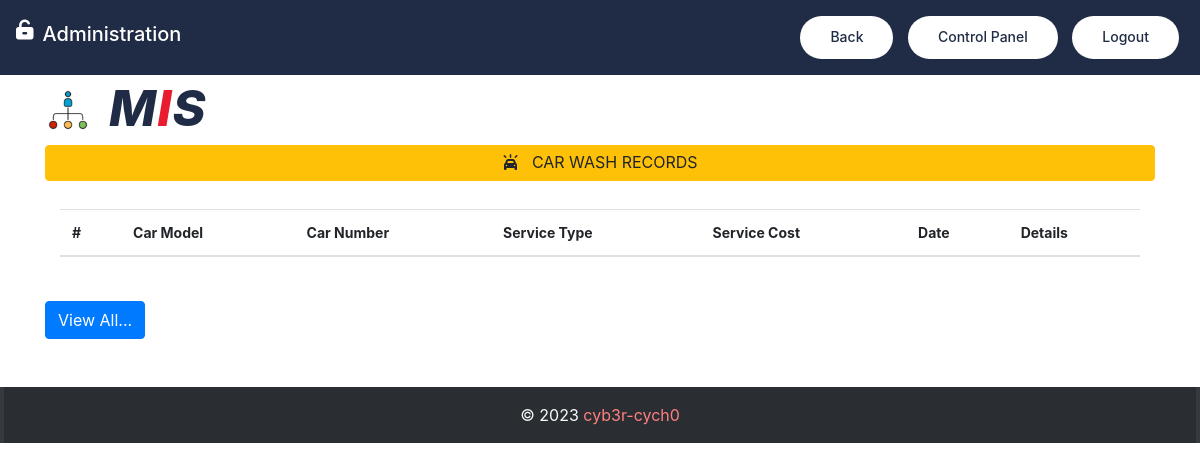
Page /view_more/ (signed in) on the earlier database version.
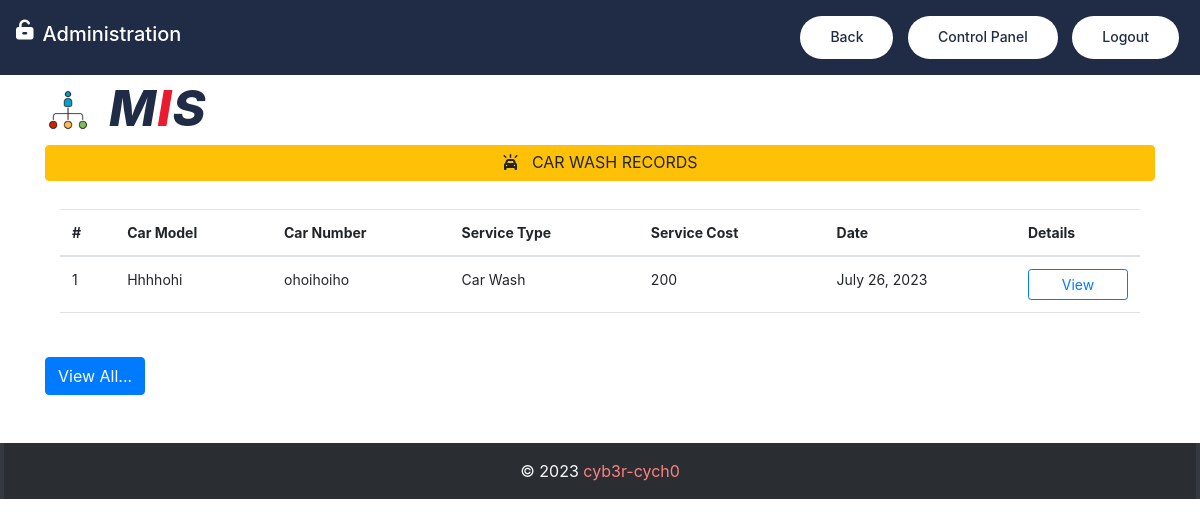
Same page on the later database version.
### carapp/models.py (models this page shows, shortened)
class Car(models.Model):
    SERVICE_CHOICES = [('Car Wash', 'Car Wash'), ('Car Service', 'Car Service')]
    ADDITIONAL_SERVICES = [('Polishing', 'Polishing'), ('Buffing', 'Buffing'), ('Engine Wash', 'Engine Wash'), ('Under Wash', 'Under Wash')]
    car_model = models.CharField(max_length=100)
    car_number = models.CharField(max_length=30)
    car_notes = models.TextField()
    car_description = models.CharField(max_length=100)
    car_owner_name = models.CharField(max_length=100)
    car_owner_number = models.IntegerField()
    service_type = models.CharField(choices=SERVICE_CHOICES, max_length=15, blank=True, default='Car Wash')
    submission_date = models.DateField(default=dateutil.utils.today())
    servicing = models.CharField(choices=ADDITIONAL_SERVICES, max_length=15, blank=True)
    servicing_cost = models.IntegerField(unique=False, null=True)

### carapp/views.py (the view)
# urls.py: path('view_more/', views.view_more, name='view_more'),
@login_required(login_url='login')
@cache_control(no_cache=True, must_revalidate=True, no_store=True)
def view_more(request):
    cars = Car.objects.all().order_by('-id')[:1]
    context = {
        'cars': cars,
    }
    return render(request, 'carwash/view_more.html', context)

### carapp/templates/carwash/view_more.html (shortened to what this page needs)
{% extends 'base.html' %}
{% load static %}
{% block nav-content %}
    <i class="fa-solid fa-unlock-keyhole ml-2 mb-3" style="color: #fff; font-size: 20px"></i>   &nbsp;&nbsp; <h2 style="color: #fff; font-size: 20px">Administration</h2>
{% endblock %}
{% block nav-btn %}
    <a class="btn btn-custom" id="btn-nav-view" href="{% url 'car_wash' %}">Back</a>
    <a class="btn btn-custom" id="btn-nav-back" href="{% url 'backend' %}">Control Panel</a>
    <a class="btn btn-custom" id="btn-nav" data-bs-toggle="modal" data-bs-target="#logout">Logout</a>
{% endblock %}
{% block topbar %}
<div class="top-bar mt-4 pt-5">
        <div class="container mt-5">
            <div class="row align-items-center">
                <div class="col-lg-4 col-md-12">
                    <div class="logo">
                        <img src="{% static 'img/icon.ico' %}" alt="Logo">
                        <h1><span>M</span>I<span>S</span></h1>
                    </div>
                </div>
            </div>
        </div>
    </div>
{% endblock %}
{% block footer %} style="color: #ff7f7f;" {% endblock %}
{% block content %}
<div class="container mb-5" style="width: 95%; font-size: 14px">
    <button class="btn btn-outline w-100 mt-1 pt-1 mb-1 no-pointer">
    </button>
    <button class="btn btn-warning w-100 mt-4 pt-1 mb-1 no-pointer">
        <i class="fa fa-car-on"></i>&nbsp;&nbsp; CAR WASH RECORDS
    </button>
    <div class="container">
        <div class="row my-4">
            <div class="col-md-12">
                <table class="table bg-white">
                    <thead class="bg-info">
                        <tr>
                            <th scope="col">#</th>
                            <th scope="col">Car Model</th>
                            <th scope="col">Car Number</th>
                            <th scope="col">Service Type</th>
                            <th scope="col">Service Cost</th>
                            <th scope="col">Date</th>
                            <th scope="col">Details</th>
                        </tr>
                    </thead>
                    <tbody>
                        {% for car in cars %}
                        <tr>
                            <td>{{ car.id }}</td>
                            <td>{{ car.car_model|capfirst }}</td>
                            <td>{{ car.car_number }}</td>
                            <td>{{ car.service_type }}</td>
                            <td>{{ car.servicing_cost }}</td>
                            <td>{{ car.submission_date }}</td>
                            <td><a href="{% url 'car_detail' car.id %}">
                <button type="button" class="w-100 btn btn-sm btn-outline-primary">View</button>
                </a></td>
                        </tr>
                        {% endfor %}
                    </tbody>
                </table>
            </div>
        </div>
    </div>
    <a href="{% url 'view_all_cars' %}">
        <button class="btn btn-primary mt-1">View All...</button>
    </a>
</div>
{% endblock content %}

Differences in the rows shown:
added Car: id "1", car_model "Hhhhohi", car_number "ohoihoiho", service_type "Car Wash", servicing_cost "200", submission_date "July 26, 2023"
